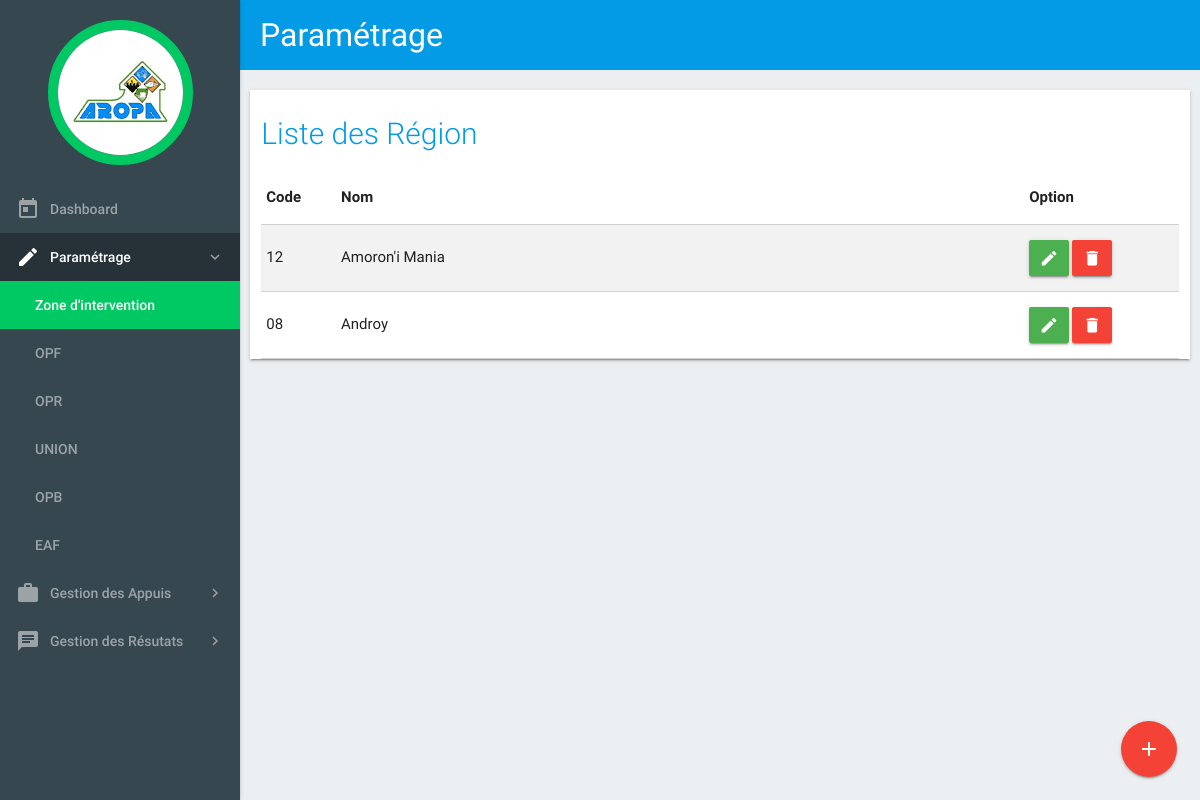
Page /index.php/c_parametre/liste_region on the committed database.
### tables this page shows
CREATE TABLE `regions` (
  `ID_REGION` int(11) NOT NULL,
  `CODE_REGION` varchar(10) DEFAULT NULL,
  `NOM_REGION` varchar(100) DEFAULT NULL
);

### application/views/templates.php (called while the page is built, shortened)
<?php
	$this->load->view("templates/header");
	$this->load->view($contents);

### application/controllers/C_parametre.php (called while the page is built, shortened)
<?php
	class C_parametre extends CI_Controller {
        public function liste_region(){
            $this->load->model('M_zone_intervention');
            $data['titre'] = 'Paramétrage';
            $data['contents'] = 'liste_region';
            $data['regions'] = $this->M_zone_intervention->getRegion();
            $this->load->view('templates',$data);
        }
	}

### index.php (called while the page is built, shortened)
<?php
require_once BASEPATH.'core/CodeIgniter.php';

### application/models/M_zone_intervention.php (called while the page is built, shortened)
<?php
	class M_zone_intervention extends CI_Model {
        public function getRegion(){
            $query = $this->db->get("regions");
            return $query->result();
        }
	}

### application/views/liste_region.php (the view, shortened to what this page needs)
<main>
    <div class="container1">
        <div class="row z-depth-1">
            <div class="col s12">
                <h2 class="header">Liste des Région </h2>
                <table class="responsive-table bordered striped">
                    <thead>
                    <tr>
                        <th>Code</th>
                        <th width="75%">Nom</th>
                        <th>Option</th>
                    </tr>
                    </thead>
                    <tbody>
                    <?php foreach($regions as $region) { ?>
                    <tr>
                        <td><?php echo $region->CODE_REGION ?></td>
                        <td><?php echo $region->NOM_REGION ?></td>
                        <td>
                            <a href="#!" class="waves-effect waves-light green btn edit" data-id="<?php echo $region->ID_REGION ?>"><i class="material-icons">edit</i></a>
                            <a href="#!" class="waves-effect waves-light red btn delete" data-id="<?php echo $region->ID_REGION ?>"><i class="material-icons">delete</i></a>
                        </td>
                    </tr>
                    <?php } ?>
                    </tbody>
                </table>
                <div class="fixed-action-btn">
                    <a href="#add_region" class="btn-floating btn-large red">
                        <i class="large material-icons">add</i>
                    </a>
                </div>
            </div>
        </div>
    </div>
</main>

### assets/css/style.css (style rules this page uses)
body { background-color: #eceff1; }
.container1 { padding: 20px 10px 5px 10px ; }
header, main, footer { padding-left: 240px; }
.material-icons { font-family: 'Material Icons'; font-weight: normal; font-style: normal; font-size: 24px; line-height: 1; letter-spacing: normal; text-transform: none; display: inline-block; white-space: nowrap; word-wrap: normal; direction: ltr; -moz-font-feature-settings: 'liga'; -moz-osx-font-smoothing: grayscale; }
.header { color: #039be5; font-weight: 300; font-size: 2.0rem; }
.row { background-color: #ffffff; }
td a.btn { padding: 0 10px; }

### rows in the picture
regions: CODE_REGION "12", NOM_REGION "Amoron'i Mania"
regions: CODE_REGION "08", NOM_REGION "Androy"

### other values in the picture
$titre "Paramétrage"
